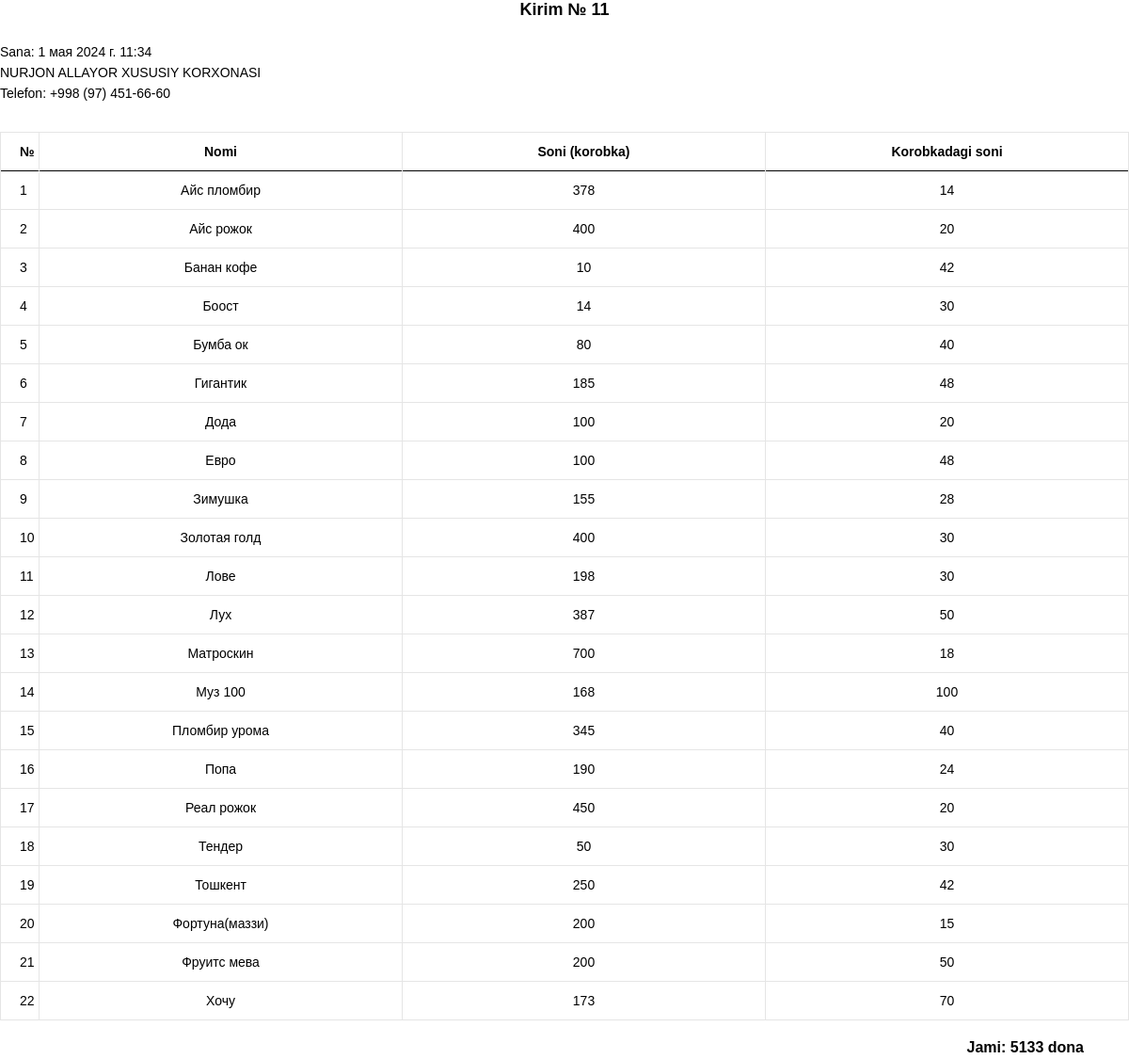
The page /inventory/11/ (signed in) on the database its author committed.
### backend/models.py (models this page shows, shortened)
class Inventory(models.Model):
    created_date = models.DateTimeField(auto_now_add=True)
    class Meta:
        verbose_name = 'kirim'
        verbose_name_plural = 'kirim'

class InventoryProduct(models.Model):
    product = models.ForeignKey('Product', related_name='Product', on_delete=models.CASCADE)
    count = models.IntegerField(verbose_name='soni')
    inventory = models.ForeignKey('Inventory', related_name='Inventory', on_delete=models.CASCADE)
    class Meta:
        verbose_name = 'kirim(maxssulot)'
        verbose_name_plural = 'kirim(maxssulot)'

class Product(models.Model):
    photo = models.ImageField(
        upload_to='media/',
        null=True,
        blank=True,
        default='media/default.jpg',
        verbose_name='rasm'
    )
    name = models.CharField(max_length=255, unique=True, verbose_name='nomi')
    price = models.IntegerField(verbose_name='narxi')
    case = models.IntegerField(default=1, verbose_name='yashikdagi soni')
    count = models.IntegerField(default=0, verbose_name='qoldiq')
    class Meta:
        verbose_name = 'maxsulot'
        verbose_name_plural = 'maxsulotlar'

### backend/views.py (the view)
# urls.py: path('inventory/<int:id>/', inventory, name='inventory'),
@login_required
def inventory(request, id=1):
    context = dict()
    inventory = Inventory.objects.get(id=id)
    products = InventoryProduct.objects.filter(inventory=inventory)
    total_count = 0
    for product in products:
        total_count += product.count
    context['products'] = products
    context['inventory'] = inventory
    context['total_count'] = total_count
    if request.user.groups.filter(name='Склад').exists():
        return render(request, 'inventory.html', context)
    else:
        return HttpResponse("У вас нет прав для просмотра этой страницы.")

### templates/inventory.html
{% extends "./base.html" %}
{% load static %}
{% load humanize %}
{% block body %}
    <div class=" text-start">
        <h6 class=" text-center"><b>Kirim № {{ inventory.id }}</b></h6>
        <br>
        <p class="text-black" >Sana: {{ inventory.created_date }}</p>
        <p class="text-black" style="font-family:sans-serif; " >
            NURJON ALLAYOR XUSUSIY KORXONASI
        </p>
        <p class="text-black" style="font-family:sans-serif; ">Telefon: +998 (97) 451-66-60<p>
        <div class="offset-top-30">
            <table class="table table-custom table-fixed bordered-table text-center text-black" data-responsive="true">
                <tr style="font-size: 14px;">
                    <th width="30px">№</th>
                    <th>Nomi</th>
                    <th>Soni (korobka)</th>
                    <th>Korobkadagi soni</th>
                </tr>
                {% for product  in products %}
                    <tr height="10px" style="font-size: 14px;">
                        <td>{{ forloop.counter }}</td>
                        <td>{{ product.product.name }}</td>
                        <td>{{ product.count }}</td>
                        <td>{{ product.product.case }}</td>
                    </tr>
                {% endfor %}
            </table>
            <div class="float-end text-black px-5" style="font-size: 16px;" >
                <b>Jami: {{ total_count }} dona </b>
            </div>
        </div>
{% endblock %}

### rows shown on the page
Inventory: id "11", created_date "1 мая 2024 г. 11:34"
InventoryProduct: product.name "Айс пломбир", count "378", product.case "14"
InventoryProduct: product.name "Айс рожок", count "400", product.case "20"
InventoryProduct: product.name "Банан кофе", count "10", product.case "42"
InventoryProduct: product.name "Боост", count "14", product.case "30"
InventoryProduct: product.name "Бумба ок", count "80", product.case "40"
InventoryProduct: product.name "Гигантик", count "185", product.case "48"
InventoryProduct: product.name "Дода", count "100", product.case "20"
InventoryProduct: product.name "Евро", count "100", product.case "48"
InventoryProduct: product.name "Зимушка", count "155", product.case "28"
InventoryProduct: product.name "Золотая голд", count "400", product.case "30"
InventoryProduct: product.name "Лове", count "198", product.case "30"
InventoryProduct: product.name "Лух", count "387", product.case "50"
InventoryProduct: product.name "Матроскин", count "700", product.case "18"
InventoryProduct: product.name "Муз 100", count "168", product.case "100"
InventoryProduct: product.name "Пломбир урома", count "345", product.case "40"
InventoryProduct: product.name "Попа", count "190", product.case "24"
InventoryProduct: product.name "Реал рожок", count "450", product.case "20"
InventoryProduct: product.name "Тендер", count "50", product.case "30"
InventoryProduct: product.name "Тошкент", count "250", product.case "42"
InventoryProduct: product.name "Фортуна(маззи)", count "200", product.case "15"
InventoryProduct: product.name "Фруитс мева", count "200", product.case "50"
InventoryProduct: product.name "Хочу", count "173", product.case "70"

### other values the page prints
{{ total_count }} "5133"
